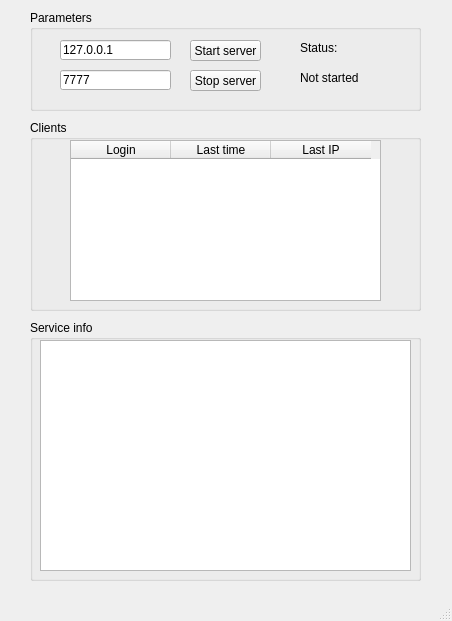
<?xml version="1.0" encoding="UTF-8"?>
<ui version="4.0">
 <class>MainWindow</class>
 <widget class="QMainWindow" name="MainWindow">
  <property name="geometry">
   <rect>
    <x>0</x>
    <y>0</y>
    <width>452</width>
    <height>621</height>
   </rect>
  </property>
  <property name="windowTitle">
   <string>Server</string>
  </property>
  <widget class="QWidget" name="centralwidget">
   <widget class="QGroupBox" name="groupBox">
    <property name="geometry">
     <rect>
      <x>30</x>
      <y>120</y>
      <width>391</width>
      <height>191</height>
     </rect>
    </property>
    <property name="title">
     <string>Clients</string>
    </property>
    <widget class="QTableWidget" name="tableWidget_clients">
     <property name="geometry">
      <rect>
       <x>40</x>
       <y>20</y>
       <width>311</width>
       <height>161</height>
      </rect>
     </property>
     <column>
      <property name="text">
       <string>Login</string>
      </property>
     </column>
     <column>
      <property name="text">
       <string>Last time</string>
      </property>
     </column>
     <column>
      <property name="text">
       <string>Last IP</string>
      </property>
     </column>
    </widget>
   </widget>
   <widget class="QGroupBox" name="groupBox_2">
    <property name="geometry">
     <rect>
      <x>30</x>
      <y>320</y>
      <width>391</width>
      <height>261</height>
     </rect>
    </property>
    <property name="title">
     <string>Service info</string>
    </property>
    <widget class="QTextBrowser" name="textBrowser_service_info">
     <property name="geometry">
      <rect>
       <x>10</x>
       <y>20</y>
       <width>371</width>
       <height>231</height>
      </rect>
     </property>
    </widget>
   </widget>
   <widget class="QGroupBox" name="groupBox_3">
    <property name="geometry">
     <rect>
      <x>30</x>
      <y>10</y>
      <width>391</width>
      <height>101</height>
     </rect>
    </property>
    <property name="title">
     <string>Parameters</string>
    </property>
    <widget class="QLabel" name="label_status_key">
     <property name="geometry">
      <rect>
       <x>270</x>
       <y>30</y>
       <width>61</width>
       <height>16</height>
      </rect>
     </property>
     <property name="text">
      <string>Status:</string>
     </property>
    </widget>
    <widget class="QLabel" name="label_status_value">
     <property name="geometry">
      <rect>
       <x>270</x>
       <y>60</y>
       <width>61</width>
       <height>16</height>
      </rect>
     </property>
     <property name="text">
      <string>Not started</string>
     </property>
    </widget>
    <widget class="QLineEdit" name="lineEdit_ip">
     <property name="geometry">
      <rect>
       <x>30</x>
       <y>30</y>
       <width>111</width>
       <height>20</height>
      </rect>
     </property>
     <property name="text">
      <string>127.0.0.1</string>
     </property>
     <property name="placeholderText">
      <string>IP address to listen</string>
     </property>
    </widget>
    <widget class="QLineEdit" name="lineEdit_port">
     <property name="geometry">
      <rect>
       <x>30</x>
       <y>60</y>
       <width>111</width>
       <height>20</height>
      </rect>
     </property>
     <property name="text">
      <string>7777</string>
     </property>
     <property name="placeholderText">
      <string>Port to listen</string>
     </property>
    </widget>
    <widget class="QPushButton" name="pushButton_stop_server">
     <property name="geometry">
      <rect>
       <x>160</x>
       <y>60</y>
       <width>71</width>
       <height>21</height>
      </rect>
     </property>
     <property name="text">
      <string>Stop server</string>
     </property>
    </widget>
    <widget class="QPushButton" name="pushButton_start_server">
     <property name="geometry">
      <rect>
       <x>160</x>
       <y>30</y>
       <width>71</width>
       <height>21</height>
      </rect>
     </property>
     <property name="text">
      <string>Start server</string>
     </property>
    </widget>
   </widget>
  </widget>
  <widget class="QMenuBar" name="menubar">
   <property name="geometry">
    <rect>
     <x>0</x>
     <y>0</y>
     <width>452</width>
     <height>21</height>
    </rect>
   </property>
  </widget>
  <widget class="QStatusBar" name="statusbar"/>
 </widget>
 <resources/>
 <connections/>
</ui>
